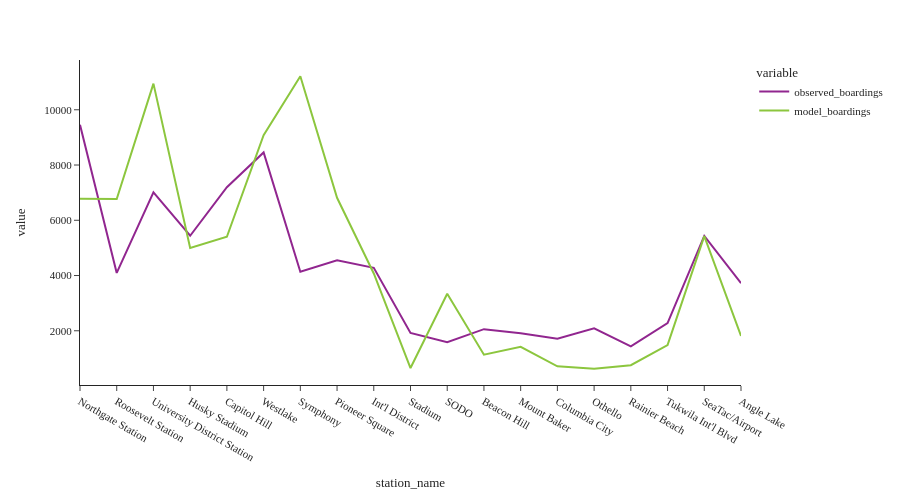

The cell this chart's notebook holds for it:
### Code cell
fig = px.line(line_1_df[['observed_boardings','model_boardings']])
fig.update_layout(height=500, width=900, font=dict(size=11),
                  yaxis_tickformat = '.00f')
fig.show()

### Figure 1 — Plotly figure (JSON) as saved in the notebook; plotly's stock layout.template omitted (floating-point values rounded to 4 significant figures)
{"data": [{"hovertemplate": "variable=observed_boardings<br>station_name=%{x}<br>value=%{y}<extra></extra>", "legendgroup": "observed_boardings", "line": {"color": "#91268F", "dash": "solid"}, "marker": {"symbol": "circle"}, "mode": "lines", "name": "observed_boardings", "orientation": "v", "showlegend": true, "type": "scatter", "x": ["Northgate Station", "Roosevelt Station", "University District Station", "Husky Stadium", "Capitol Hill", "Westlake", "Symphony", "Pioneer Square", "Int'l District", "Stadium", "SODO", "Beacon Hill", "Mount Baker", "Columbia City", "Othello", "Rainier Beach", "Tukwila Int'l Blvd", "SeaTac/Airport", "Angle Lake"], "xaxis": "x", "y": [9458.0, 4095.0, 7011.0, 5440.0, 7196.0, 8457.0, 4137.0, 4552.0, 4278.0, 1920.0, 1587.0, 2059.0, 1909.0, 1713.0, 2088.0, 1436.0, 2278.0, 5435.0, 3725.0], "yaxis": "y"}, {"hovertemplate": "variable=model_boardings<br>station_name=%{x}<br>value=%{y}<extra></extra>", "legendgroup": "model_boardings", "line": {"color": "#8CC63E", "dash": "solid"}, "marker": {"symbol": "circle"}, "mode": "lines", "name": "model_boardings", "orientation": "v", "showlegend": true, "type": "scatter", "x": ["Northgate Station", "Roosevelt Station", "University District Station", "Husky Stadium", "Capitol Hill", "Westlake", "Symphony", "Pioneer Square", "Int'l District", "Stadium", "SODO", "Beacon Hill", "Mount Baker", "Columbia City", "Othello", "Rainier Beach", "Tukwila Int'l Blvd", "SeaTac/Airport", "Angle Lake"], "xaxis": "x", "y": [6784.0, 6767.0, 10950.0, 4995.0, 5401.0, 9078.0, 11210.0, 6815.0, 4076.0, 651.0, 3341.0, 1136.0, 1421.0, 714.5, 625.8, 753.4, 1479.0, 5429.0, 1816.0], "yaxis": "y"}], "layout": {"font": {"size": 11}, "height": 500, "legend": {"title": {"text": "variable"}, "tracegroupgap": 0}, "margin": {"t": 60}, "width": 900, "xaxis": {"anchor": "y", "domain": [0.0, 1.0], "title": {"text": "station_name"}}, "yaxis": {"anchor": "x", "domain": [0.0, 1.0], "tickformat": ".00f", "title": {"text": "value"}}}}
